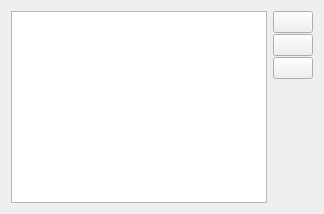
            <widget class="QWidget" name="fermentableTab">
             <attribute name="title">
              <string>Fermentables</string>
             </attribute>
             <layout class="QHBoxLayout" name="horizontalLayout_19">
              <item>
               <widget class="QTableView" name="fermentableTable">
                <property name="contextMenuPolicy">
                 <enum>Qt::CustomContextMenu</enum>
                </property>
               </widget>
              </item>
              <item>
               <layout class="QVBoxLayout" name="verticalLayout_3">
                <property name="spacing">
                 <number>1</number>
                </property>
                <item>
                 <widget class="QPushButton" name="pushButton_addFerm">
                  <property name="toolTip">
                   <string>Add a fermentable</string>
                  </property>
                  <property name="text">
                   <string/>
                  </property>
                  <property name="icon">
                   <iconset resource="../../../build/brewtarget.qrc">
                    <normaloff>:/images/smallPlus.svg</normaloff>:/images/smallPlus.svg</iconset>
                  </property>
                 </widget>
                </item>
                <item>
                 <widget class="QPushButton" name="pushButton_removeFerm">
                  <property name="toolTip">
                   <string>Remove selected fermentable</string>
                  </property>
                  <property name="text">
                   <string/>
                  </property>
                  <property name="icon">
                   <iconset resource="../../../build/brewtarget.qrc">
                    <normaloff>:/images/smallMinus.svg</normaloff>:/images/smallMinus.svg</iconset>
                  </property>
                 </widget>
                </item>
                <item>
                 <widget class="QPushButton" name="pushButton_editFerm">
                  <property name="toolTip">
                   <string>Edit selected fermentable</string>
                  </property>
                  <property name="text">
                   <string/>
                  </property>
                  <property name="icon">
                   <iconset resource="../../../build/brewtarget.qrc">
                    <normaloff>:/images/edit.svg</normaloff>:/images/edit.svg</iconset>
                  </property>
                 </widget>
                </item>
                <item>
                 <spacer name="verticalSpacer_3">
                  <property name="orientation">
                   <enum>Qt::Vertical</enum>
                  </property>
                  <property name="sizeHint" stdset="0">
                   <size>
                    <width>20</width>
                    <height>40</height>
                   </size>
                  </property>
                 </spacer>
                </item>
               </layout>
              </item>
             </layout>
            </widget>
